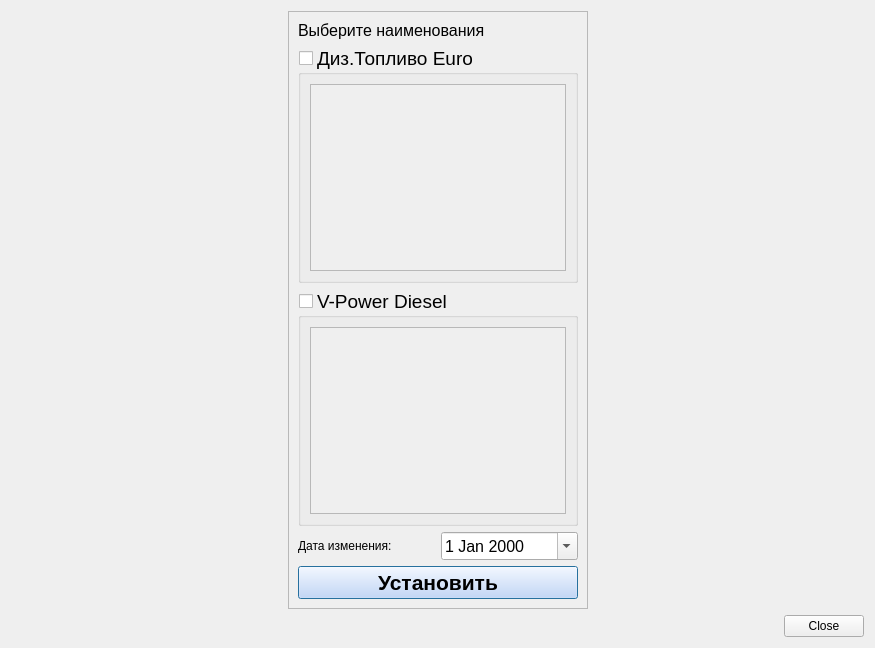
<?xml version="1.0" encoding="UTF-8"?>
<ui version="4.0">
 <class>ChangeFuelNameDialog</class>
 <widget class="QDialog" name="ChangeFuelNameDialog">
  <property name="geometry">
   <rect>
    <x>0</x>
    <y>0</y>
    <width>875</width>
    <height>648</height>
   </rect>
  </property>
  <property name="windowTitle">
   <string>Изменение наименований топлива</string>
  </property>
  <property name="windowIcon">
   <iconset resource="../resourses.qrc">
    <normaloff>:/Images/changefuelname.png</normaloff>:/Images/changefuelname.png</iconset>
  </property>
  <layout class="QGridLayout" name="gridLayout_4" columnstretch="0,0,0">
   <item row="0" column="0">
    <widget class="SelectTerminalsForm" name="widgetTerminals" native="true">
     <property name="minimumSize">
      <size>
       <width>0</width>
       <height>0</height>
      </size>
     </property>
     <property name="maximumSize">
      <size>
       <width>16777215</width>
       <height>16777215</height>
      </size>
     </property>
    </widget>
   </item>
   <item row="0" column="2">
    <widget class="ViewProgressForm" name="widgetProgress" native="true"/>
   </item>
   <item row="0" column="1">
    <widget class="QFrame" name="frame">
     <property name="frameShape">
      <enum>QFrame::StyledPanel</enum>
     </property>
     <property name="frameShadow">
      <enum>QFrame::Raised</enum>
     </property>
     <layout class="QGridLayout" name="gridLayout_3">
      <item row="4" column="1">
       <widget class="QDateEdit" name="dateEdit">
        <property name="font">
         <font>
          <pointsize>12</pointsize>
         </font>
        </property>
        <property name="calendarPopup">
         <bool>true</bool>
        </property>
       </widget>
      </item>
      <item row="4" column="0">
       <widget class="QLabel" name="label_2">
        <property name="text">
         <string>Дата изменения:</string>
        </property>
       </widget>
      </item>
      <item row="3" column="0" colspan="2">
       <widget class="QGroupBox" name="groupBoxVPD">
        <property name="font">
         <font>
          <pointsize>14</pointsize>
         </font>
        </property>
        <property name="title">
         <string>V-Power Diesel</string>
        </property>
        <property name="checkable">
         <bool>true</bool>
        </property>
        <property name="checked">
         <bool>false</bool>
        </property>
        <layout class="QGridLayout" name="gridLayout_2">
         <item row="0" column="0">
          <widget class="QListWidget" name="listWidgetVPD">
           <property name="font">
            <font>
             <pointsize>14</pointsize>
            </font>
           </property>
           <property name="editTriggers">
            <set>QAbstractItemView::NoEditTriggers</set>
           </property>
           <property name="selectionMode">
            <enum>QAbstractItemView::NoSelection</enum>
           </property>
          </widget>
         </item>
        </layout>
       </widget>
      </item>
      <item row="1" column="0" colspan="2">
       <widget class="QGroupBox" name="groupBoxDP">
        <property name="font">
         <font>
          <pointsize>14</pointsize>
         </font>
        </property>
        <property name="title">
         <string>Диз.Топливо Euro</string>
        </property>
        <property name="flat">
         <bool>false</bool>
        </property>
        <property name="checkable">
         <bool>true</bool>
        </property>
        <property name="checked">
         <bool>false</bool>
        </property>
        <layout class="QGridLayout" name="gridLayout">
         <item row="0" column="0">
          <widget class="QListWidget" name="listWidgetDP">
           <property name="font">
            <font>
             <pointsize>14</pointsize>
            </font>
           </property>
           <property name="editTriggers">
            <set>QAbstractItemView::NoEditTriggers</set>
           </property>
           <property name="selectionMode">
            <enum>QAbstractItemView::NoSelection</enum>
           </property>
           <property name="selectionBehavior">
            <enum>QAbstractItemView::SelectRows</enum>
           </property>
           <property name="spacing">
            <number>0</number>
           </property>
          </widget>
         </item>
        </layout>
       </widget>
      </item>
      <item row="5" column="0" colspan="2">
       <widget class="QPushButton" name="pushButton">
        <property name="font">
         <font>
          <pointsize>16</pointsize>
          <weight>75</weight>
          <bold>true</bold>
         </font>
        </property>
        <property name="styleSheet">
         <string notr="true">background-color: rgb(198, 215, 255);</string>
        </property>
        <property name="text">
         <string>Установить</string>
        </property>
        <property name="icon">
         <iconset resource="../resourses.qrc">
          <normaloff>:/Images/RUN.png</normaloff>:/Images/RUN.png</iconset>
        </property>
        <property name="iconSize">
         <size>
          <width>64</width>
          <height>64</height>
         </size>
        </property>
       </widget>
      </item>
      <item row="0" column="0" colspan="2">
       <widget class="QLabel" name="label">
        <property name="font">
         <font>
          <pointsize>12</pointsize>
         </font>
        </property>
        <property name="text">
         <string>Выберите наименования</string>
        </property>
       </widget>
      </item>
     </layout>
    </widget>
   </item>
   <item row="1" column="1" colspan="2">
    <widget class="QDialogButtonBox" name="buttonBox">
     <property name="standardButtons">
      <set>QDialogButtonBox::Close</set>
     </property>
    </widget>
   </item>
  </layout>
 </widget>
 <customwidgets>
  <customwidget>
   <class>SelectTerminalsForm</class>
   <extends>QWidget</extends>
   <header location="global">SelectTerminalsForm/selectterminalsform.h</header>
   <container>1</container>
  </customwidget>
  <customwidget>
   <class>ViewProgressForm</class>
   <extends>QWidget</extends>
   <header location="global">ViewProgressForm/viewprogressform.h</header>
   <container>1</container>
  </customwidget>
 </customwidgets>
 <resources>
  <include location="../resourses.qrc"/>
 </resources>
 <connections/>
</ui>
